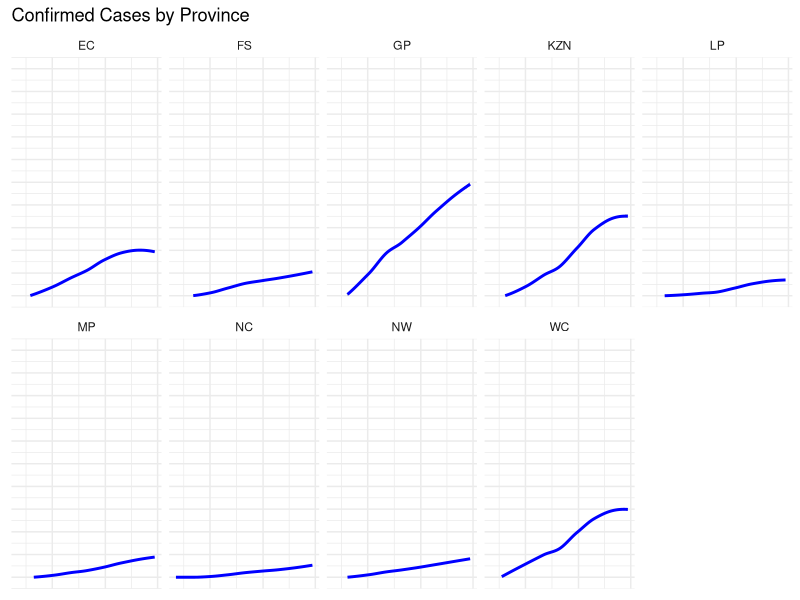

Here is the R script that generated this plot:
## ---- chunk 1
library(tidyverse)
library(lubridate)
## ---- chunk 2
data <- read.csv("data/covid19za_provincial_cumulative_timeline_confirmed.csv")
head(data)
## ---- chunk 3
cases <- data %>% pivot_longer(c('EC', 'FS', 'GP', 'KZN', 'LP', 'MP', 'NC', 'NW', 'WC', 'UNKNOWN'), names_to = "province", values_to = "cases")
cases <- cases %>% 
  select(date, province, cases, total)  %>% 
  filter(province != 'UNKNOWN')
cases <- cases %>% mutate(date = dmy(date))

head(cases)
## ---- chunk 4
ggplot(cases, aes(date, cases)) + 
  geom_smooth(color = "blue") + 
  scale_y_continuous(breaks = seq(0, 1000000, by = 100000), limits = c(0, 1000000), labels = NULL) +
  scale_x_date(labels = NULL) +
  facet_wrap(~ province, nrow = 2) +
  theme_minimal() +
  labs(title= "Confirmed Cases by Province",
       x = NULL,
       y = NULL)

